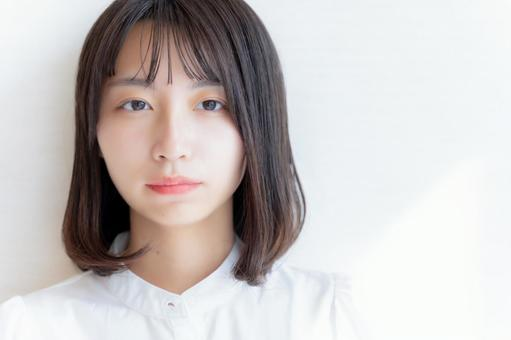
#> input picture uploads/58db4eeec7840942f5ddc090111d5c12_t-2.jpeg, 511 x 340 px, found by its file name; its folder holds only this picture in this run
$ python face_cascade.py
#> lines starting #> are read from the running program, lines starting #| are printed output that depends on the picture; after the words box and inside, x2 and y2 are one past the last pixel; in counts of white or black regions, pixels touching at a corner belong together
import cv2
import os

def process_images(input_folder, output_folder):
    # 出力フォルダが存在しない場合は作成
    if not os.path.exists(output_folder):
        os.makedirs(output_folder)

    # input_folder内のすべての画像ファイルに処理を適用
    for filename in os.listdir(input_folder):
        input_image_path = os.path.join(input_folder, filename)

        # 画像処理の関数を呼び出し
        detect_and_draw_faces(input_image_path, os.path.join(output_folder, filename))

# アップロードされた画像の保存先ディレクトリ
UPLOAD_FOLDER = 'uploads'

# 処理済み画像の保存先ディレクトリ
PROCESSED_FOLDER = 'cascade_image'

def detect_and_draw_faces(input_image_path, output_path):
    # 画像を読み込む
    img = cv2.imread(input_image_path)
#> img is the input picture: shape (340, 511, 3); mean B, G, R 192.8, 194, 199.2

    # グレースケール化
    gray_image = cv2.cvtColor(img, cv2.COLOR_BGR2GRAY)
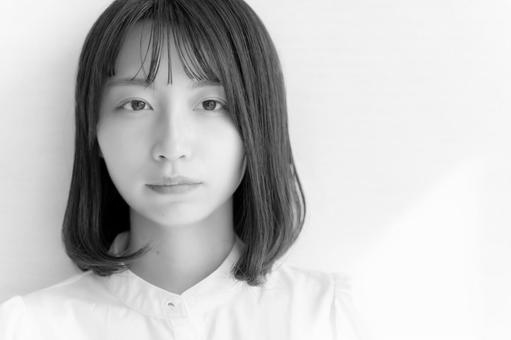
#> gray_image: shape (340, 511); min 0, max 254, mean 195.4

    # 顔検出用の分類器を読み込む
    face_cascade = cv2.CascadeClassifier(cv2.data.haarcascades + 'haarcascade_frontalface_alt.xml')

    # 顔を検出
    faces = face_cascade.detectMultiScale(gray_image, scaleFactor=1.1, minNeighbors=3)
#> faces = [[85, 45, 181, 181]]

    # 検出された顔に枠を描く
    for (x, y, w, h) in faces:
        cv2.rectangle(img, (x, y), (x+w, y+h), (0, 0, 255), 2)
#> this loop made 1 pass
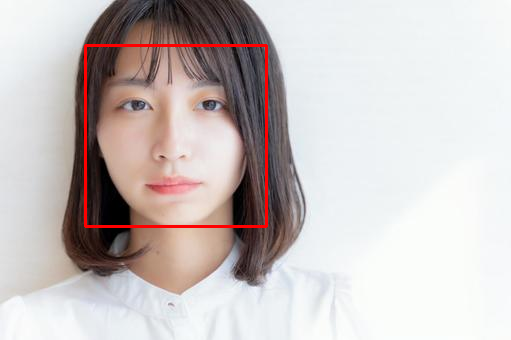
#> img: shape (340, 511, 3); 1.25% of pixels changed, all inside (x1, y1, x2, y2) = (84, 44, 268, 228)

    # 結果を表示
    #cv2.imshow('Detected Faces', img)
    #cv2.waitKey(0)

    # 画像を保存
    cv2.imwrite(output_path, img)

if __name__ == "__main__":
    # アップロードされた画像の処理
    process_images(UPLOAD_FOLDER, PROCESSED_FOLDER)

$ run again, on uploads/woman.jpg
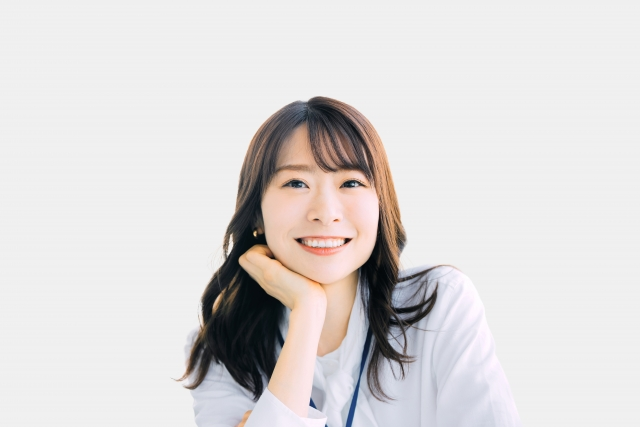
#> input picture uploads/woman.jpg, 640 x 427 px, found by its file name
#> in detect_and_draw_faces, img is the input picture: shape (427, 640, 3); mean B, G, R 216.3, 216.7, 219.9
#> in detect_and_draw_faces, `gray_image = cv2.cvtColor(img, cv2.COLOR_BGR2GRAY)`:
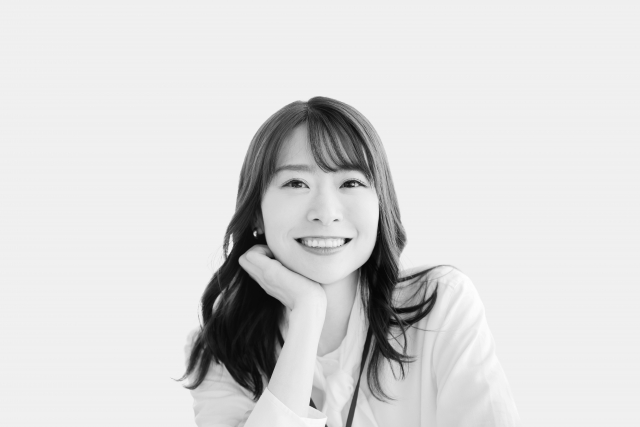
#> gray_image: shape (427, 640); min 6, max 255, mean 217.6
#> faces = [[250, 131, 141, 141]]
#> the loop in detect_and_draw_faces, `for (x, y, w, h) in faces:` made 1 pass
#> after the loop in detect_and_draw_faces, `for (x, y, w, h) in faces:`:
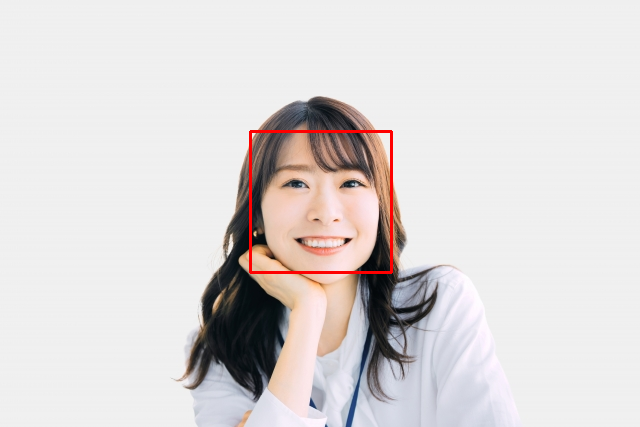
#> img: shape (427, 640, 3); 0.62% of pixels changed, all inside (x1, y1, x2, y2) = (249, 130, 393, 274)
